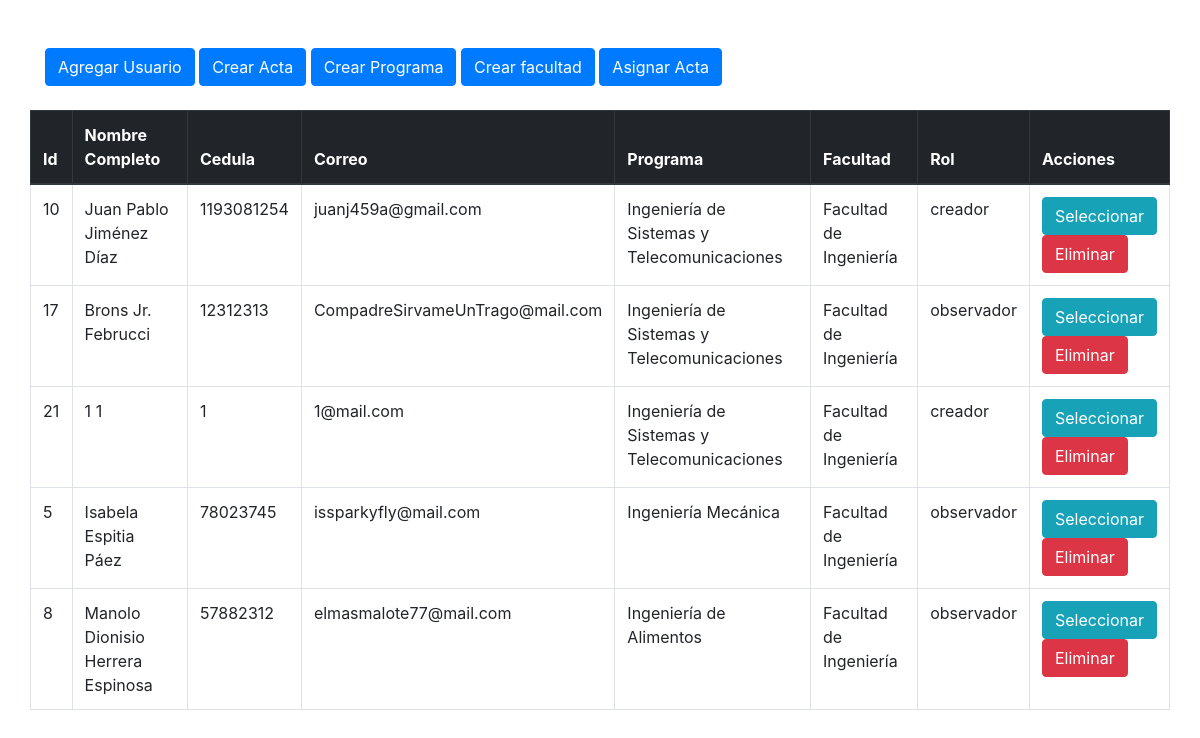
The page /sistema_actas/usuarios/index.php on the database its author committed.
### tables this page shows
CREATE TABLE `usuarios` (
  `idusuarios` int(11) NOT NULL,
  `cedula` int(11) NOT NULL,
  `nombre` text NOT NULL,
  `apellido` text NOT NULL,
  `contrasena` text NOT NULL,
  `correo` varchar(45) NOT NULL,
  `id_programa` int(11) NOT NULL,
  `id_rol` int(11) NOT NULL
);

CREATE TABLE `programa` (
  `idprograma` int(11) NOT NULL,
  `nombre` varchar(96) NOT NULL,
  `idfacultad` int(11) NOT NULL
);

CREATE TABLE `facultad` (
  `idfacultad` int(11) NOT NULL,
  `nombre` varchar(95) NOT NULL
);

CREATE TABLE `rol` (
  `idrol` int(11) NOT NULL,
  `nombre` varchar(45) NOT NULL
);

### sistema_actas/usuarios/usuario.php (called while the page is built, shortened)
<?php
include("../conexion/conexion.php");
$datosUsuario = $conexion->prepare("SELECT usuarios.`idusuarios`, `cedula`, usuarios.`nombre`, usuarios.`apellido`, usuarios.`correo`, `contrasena`,programa.`idprograma`,rol.`idrol`,
rol.`nombre` as `rol_nombre`,
programa.`nombre` as `programa_nombre`,
facultad.`nombre` as facultad_nombre
FROM `usuarios`
inner join rol on (rol.`idrol` = usuarios.id_rol)
inner join programa on (programa.`idprograma` = usuarios.`id_programa`)
inner join facultad on (programa.`idfacultad` = facultad.`idfacultad`);");
$datosUsuario->execute();
$listaUsuarios = $datosUsuario->fetchAll(PDO::FETCH_ASSOC);
?>

### sistema_actas/usuarios/index.php (the view, shortened to what this page needs)
<?php
require 'usuario.php';
?>
<!DOCTYPE html>
<html lang="es">
<head>
    <link rel="stylesheet" href="https://stackpath.bootstrapcdn.com/bootstrap/4.1.3/css/bootstrap.min.css">
    <link rel="stylesheet" href="/css/css.css">
</head>
<body>
    <div class="container">
        <form action="" method="post">
            <br>
            <br>
            <button type="button" class="btn btn-primary" data-toggle="modal" data-target="#exampleModalCenter">
                Agregar Usuario
            </button>
            <a href="acta.php" class="btn btn-primary linea">Crear Acta</a>
            <a href="programa.php" class="btn btn-primary linea">Crear Programa</a>
            <a href="facultad.php" class="btn btn-primary linea">Crear facultad</a>
            <a href="infoCreacionActa.php" class="btn btn-primary linea">Asignar Acta</a>
            <br>
            <br>
        </form>
        <div class="row">
            <table CLASS="table table-hover table-bordered">
                <thead class="thead-dark">
                    <tr>
                        <th>Id</th>
                        <th>Nombre Completo</th>
                        <th>Cedula</th>
                        <th>Correo</th>
                        <th>Programa</th>
                        <th>Facultad</th>
                        <th>Rol</th>
                        <th>Acciones</th>
                    </tr>
                </thead>
                <?php foreach ($listaUsuarios as $usuario) { ?>
                    <tr>
                        <td> <?php echo $usuario['idusuarios'] ?> </td>
                        <td> <?php echo $usuario['nombre'] ?> <?php echo $usuario['apellido'] ?> </td>
                        <td> <?php echo $usuario['cedula'] ?> </td>
                        <td> <?php echo $usuario['correo'] ?> </td>
                        <td> <?php echo $usuario['programa_nombre'] ?> </td>
                        <td> <?php echo $usuario['facultad_nombre'] ?> </td>
                        <td> <?php echo $usuario['rol_nombre'] ?> </td>
                        <td>
                            <form action="" method="post">
                                    <input type="submit" value="Seleccionar" class="linea btn btn-info" name="accion">
                                    <br>
                                    <button value="btnEliminar" type="submit" class="btn btn-danger linea" onclick="return confirmar('¿Quieres borrar este registro?')" name="accion">Eliminar</button>
                                <br>
                            </form>
                        </td>
                    </tr>
                <?php } ?>
            </table>
        </div>
    </div>
</body>
</html>

### el mismo sistem actas pero lo que lleva jose/sistema_actas2/css/css.css (style rules this page uses)
.linea { display: inline-block; }

### rows shown on the page
usuarios: idusuarios "10", nombre "Juan Pablo", apellido "Jiménez Díaz", cedula "1193081254", correo "juanj459a@gmail.com", id_programa.nombre "Ingeniería de Sistemas y Telecomunicaciones", facultad.nombre "Facultad de Ingeniería", id_rol.nombre "creador"
usuarios: idusuarios "17", nombre "Brons Jr.", apellido "Februcci", cedula "12312313", correo "CompadreSirvameUnTrago@mail.com", id_programa.nombre "Ingeniería de Sistemas y Telecomunicaciones", facultad.nombre "Facultad de Ingeniería", id_rol.nombre "observador"
usuarios: idusuarios "21", nombre "1", apellido "1", cedula "1", correo "1@mail.com", id_programa.nombre "Ingeniería de Sistemas y Telecomunicaciones", facultad.nombre "Facultad de Ingeniería", id_rol.nombre "creador"
usuarios: idusuarios "5", nombre "Isabela", apellido "Espitia Páez", cedula "78023745", correo "issparkyfly@mail.com", id_programa.nombre "Ingeniería Mecánica", facultad.nombre "Facultad de Ingeniería", id_rol.nombre "observador"
usuarios: idusuarios "8", nombre "Manolo Dionisio", apellido "Herrera Espinosa", cedula "57882312", correo "elmasmalote77@mail.com", id_programa.nombre "Ingeniería de Alimentos", facultad.nombre "Facultad de Ingeniería", id_rol.nombre "observador"
